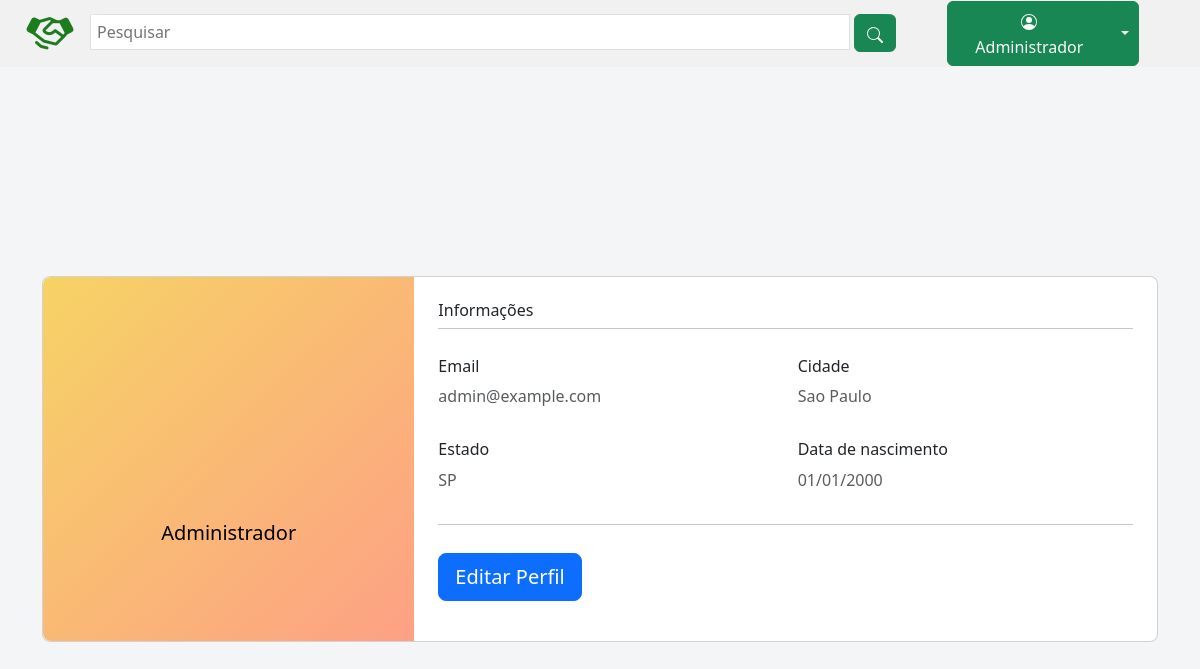
The app's page /pages/telaDeUsuario.php (signed in) with its own data.
### tables this page shows
CREATE TABLE IF NOT EXISTS `usuarios` (
    `id_usuario` INT NOT NULL AUTO_INCREMENT,
    `nome_usuario` VARCHAR(140) NOT NULL,
    `nome_icon` LONGTEXT,
    `email` VARCHAR(190) NOT NULL,
    `telefone` VARCHAR(15) NOT NULL,
    `celular` VARCHAR(15) DEFAULT NULL,
    `status_usuario` TINYINT NOT NULL,
    `permissao` TINYINT NULL DEFAULT NULL,
    `data_nascimento` DATE NOT NULL,
    `senha` VARCHAR(250) NOT NULL,
    `cep` VARCHAR(8),
    `estado` VARCHAR(2) NOT NULL,
    `cidade` VARCHAR(45) NOT NULL,
    `bairro` VARCHAR(45) NOT NULL,
    `logradouro` VARCHAR(50) NOT NULL,
    `complemento` VARCHAR(45) NULL DEFAULT NULL,
    `num_casa` VARCHAR(45) NULL DEFAULT NULL,
    `updateDate` TIMESTAMP NULL DEFAULT NULL,
    `createDate` TIMESTAMP NULL DEFAULT NULL,
    `cpf` VARCHAR(15) NOT NULL,
    PRIMARY KEY (`id_usuario`)
);

### pages/telaDeUsuario.php (the view, shortened to what this page needs)
<?php
require_once('../config/conexao.php');
require_once('./header.php');
?>
<link rel="stylesheet" href="https://cdnjs.cloudflare.com/ajax/libs/font-awesome/5.15.2/css/all.min.css">
<link rel="stylesheet" href="../assets/styles/telaDeUsuario.css">
<body>
    <section class="vh-100" style="background-color: #f4f5f7;">
        <div class="container py-5 h-100">
            <div class="row d-flex justify-content-center align-items-center h-100">
                <div class="col col-lg-12 mb-4 mb-lg-0">
                    <div class="card mb-3" style="border-radius: .5rem;">
                        <div class="row g-0">
                            <div class="col-md-4 gradient-custom text-center text-black" style="border-top-left-radius: .5rem; border-bottom-left-radius: .5rem;">
                                <div class="profile-pic-wrapper">
                                    <div class="pic-holder">
                                    </div>
                                </div>
                                <h5><?php echo $nome; ?></h5>
                            </div>
                            <div class="col-md-8">
                                <div class="card-body p-4">
                                    <h6>Informações</h6>
                                    <hr class="mt-0 mb-4">
                                    <div class="row pt-1">
                                        <div class="col-6 mb-3">
                                            <h6>Email</h6>
                                            <p class="text-muted"><?php echo $email; ?></p>
                                        </div>
                                        <div class="col-6 mb-3">
                                            <h6>Cidade</h6>
                                            <p class="text-muted"><?php echo $cidade; ?></p>
                                        </div>
                                        <div class="col-6 mb-3">
                                            <h6>Estado</h6>
                                            <p class="text-muted"><?php echo $estado; ?></p>
                                        </div>
                                        <div class="col-6 mb-3">
                                            <h6>Data de nascimento</h6>
                                            <p class="text-muted"><?php echo $data_nasc; ?></p>
                                        </div>
                                    </div>
                                    <hr class="mt-0 mb-4">
                                    <div class="row pt-1">
                                        <div class="col-6 mb-3">
                                            <a href="./editarPerfil.php?id=<?php echo $id; ?>" class="btn btn-primary btn-lg">Editar
                                                Perfil</a>
                                        </div>
                                    </div>
                                </div>
                            </div>
                        </div>
                    </div>
                </div>
            </div>
        </div>
    </section>
</body>
</html>

### pages/header.php (shortened to what this page needs)
<?php
$nome = '';
$id = '';
if (!empty($_SESSION['usn'])) {
    $sql = "SELECT id_usuario, nome_usuario, nome_icon, cidade, estado, data_nascimento, email, telefone FROM usuarios WHERE id_usuario = '" . $_SESSION['usn'] . "'";
    $result = mysqli_query($conn, $sql);
    while ($dados = mysqli_fetch_assoc($result)) {
        $id = $dados['id_usuario'];
        $nome = $dados['nome_usuario'];
        $email = $dados['email'];
        $cidade = $dados['cidade'];
        $estado = $dados['estado'];
        $data_nasc = date('d/m/Y',  strtotime($dados['data_nascimento']));
    }
}
?>
<!DOCTYPE html>
<html lang="pt-br">
<head>
    <link href="https://cdn.jsdelivr.net/npm/bootstrap@5.3.1/dist/css/bootstrap.min.css" rel="stylesheet">
    <link rel="stylesheet" href="https://cdn.jsdelivr.net/npm/bootstrap-icons@1.10.5/font/bootstrap-icons.css" />
    <link rel="stylesheet" href="../assets/styles/global.css" />
</head>
<header class="main-header">
    <div class="container-header">
        <div class="logo-container">
            <div class="logo">
                <a href="\Desapegados\index.php">
                    <div class="logo_img"></div>
                </a>
            </div>
        </div>
        <div class="search-container">
            <input type="text" name="barra" id="barra" class="search-input" placeholder="Pesquisar">
            <div class="search-icon">
                <button class="btn btn-success ms-1" type="button" onclick="pesquisar()">
                </button>
            </div>
        </div>
        <?php
        if ($id == '') {
        ?>
            <div class="login-container d-flex">
                <p class="criar_conta"><span><a href="/Desapegados/pages/cadastro.php">Criar conta</a></span></p>
                <p class="conta"><a href="/Desapegados/pages/login.php">Conta</a></p>
            </div>
        <?php
        } else {
        ?>
            <div class="login-container d-flex">
                <div class="btn-group mx-3">
                    <button type="button" class="btn btn-success">
                        <a href="/Desapegados/pages/telaDeUsuario.php" class="text-light">
                            <span class="px-2">
                                <?php
                                echo $nome;
                                ?>
                            </span>
                        </a>
                    </button>
                    <button type="button" class="btn btn-success dropdown-toggle dropdown-toggle-split" data-bs-toggle="dropdown" aria-expanded="false">
                    </button>
                </div>
            </div>
        <?php
        }
        ?>
    </div>
</header>

### assets/styles/global.css (style rules this page uses)
* { margin: 0; padding: 0; box-sizing: border-box; }
header { background-color: #f1f1f1; height: auto; color: aliceblue; width: 100%; padding: 1px 10px; }
.container-header { display: flex; align-items: center; width: 100%; }
.logo-container { height: auto; display: flex; justify-content: center; align-items: center; }
.logo { width: 80px; height: 50px; overflow: hidden; }
.logo_img { background-image: url("../img/logo_maos_desapegados.png"); background-repeat: no-repeat; background-size: cover; margin: auto; width: 3em; height: 3em; }
.search-container { width: 70%; display: flex; height: 60%; justify-content: space-between; border-radius: 2%; overflow: hidden; }
.search-input { width: 100%; min-width: 90px; height: 100%; border: 1px solid rgba(48, 48, 48, 0.151); outline: none; padding: 6px; font-size: 1rem; }
.login-container { margin: auto 3%; }
.login-container a, .login-container p { text-decoration: none; color: #131313; }
.main-header { display: flex; justify-content: space-around; align-items: center; }

### assets/styles/telaDeUsuario.css (style rules this page uses)
.gradient-custom { background: #f6d365; background: -webkit-linear-gradient(to right bottom, rgba(246, 211, 101, 1), rgba(253, 160, 133, 1)); background: linear-gradient(to right bottom, rgba(246, 211, 101, 1), rgba(253, 160, 133, 1)) }
.profile-pic-wrapper { margin-top: 20%; width: 100%; position: relative; display: flex; flex-direction: column; justify-content: center; align-items: center; }
.pic-holder { text-align: center; position: relative; border-radius: 50%; width: 150px; height: 150px; overflow: hidden; display: flex; justify-content: center; align-items: center; margin-bottom: 20px; }

### records on screen
usuarios: nome_usuario "Administrador", email "admin@example.com", cidade "Sao Paulo", estado "SP", data_nascimento "01/01/2000"
